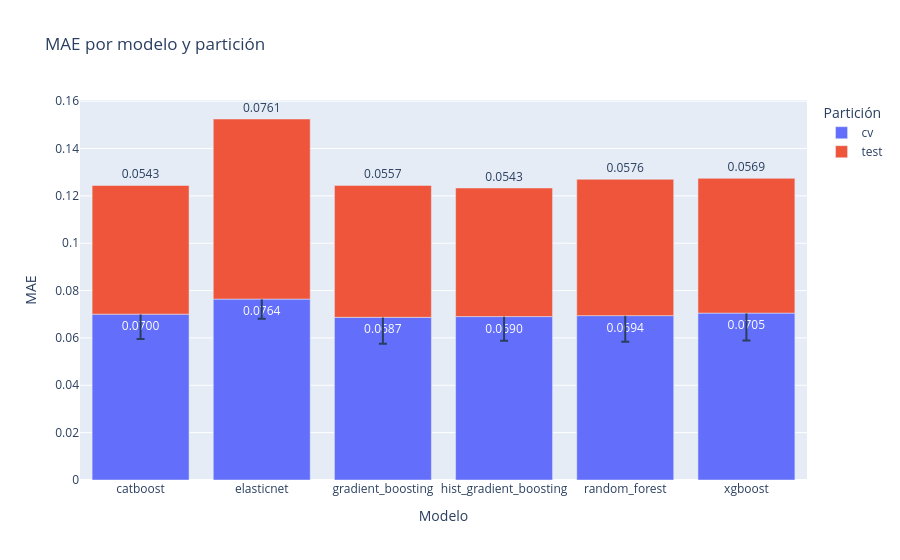
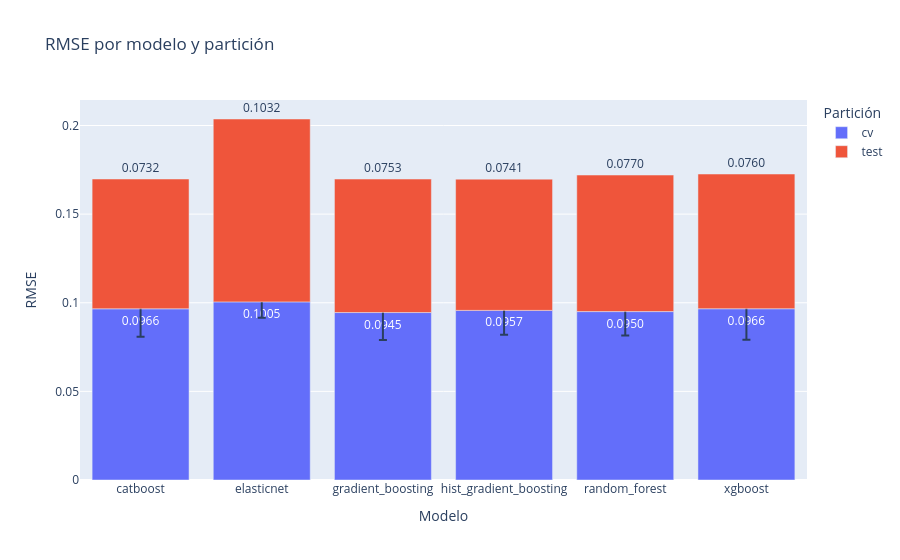
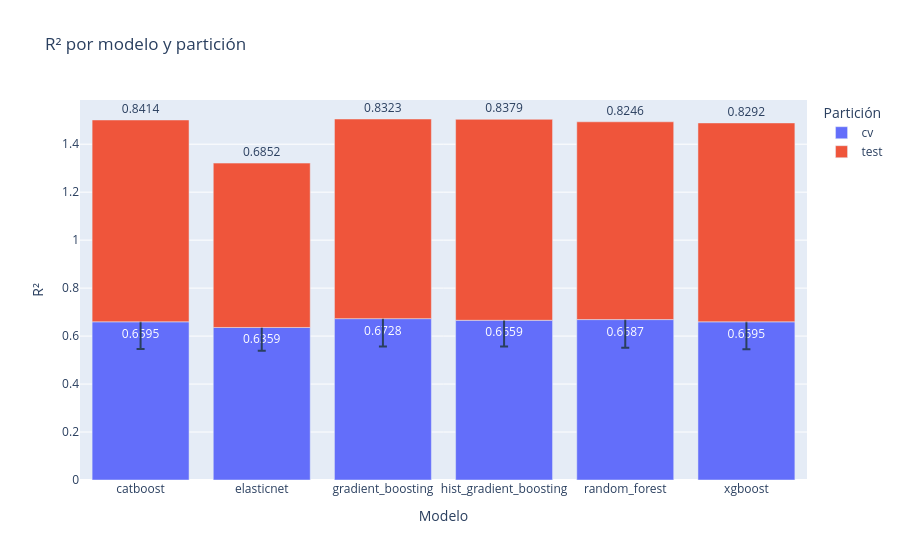

The notebook cell saved with these charts, in order:
### Markdown cell above
### 2. COMPARATIVA DE MÉTRICAS.
Gráficas para comparar MAE/RMSE/R² por modelo y partición.

### Code cell
summary_df = experiment_data["summary"].copy()
print(f"Experimento: {experiment_data['dir'].name}")

fig_mae = px.bar(
    summary_df,
    x="model",
    y="mae_mean",
    color="split",
    error_y="mae_std",
    title=f"MAE por modelo y partición",
    labels={"model": "Modelo", "split": "Partición", "mae_mean": "MAE"},
    text_auto=".4f"   
)
fig_mae.update_traces(textposition="outside", cliponaxis=False)
fig_mae.show()

fig_rmse = px.bar(
    summary_df,
    x="model",
    y="rmse_mean",
    color="split",
    error_y="rmse_std",
    title=f"RMSE por modelo y partición",
    labels={"model": "Modelo", "split": "Partición", "rmse_mean": "RMSE"},
    text_auto=".4f"
)
fig_rmse.update_traces(textposition="outside", cliponaxis=False)
fig_rmse.show()

fig_r2 = px.bar(
    summary_df,
    x="model",
    y="r2_mean",
    color="split",
    error_y="r2_std",
    title=f"R² por modelo y partición",
    labels={"model": "Modelo", "split": "Partición", "r2_mean": "R²"},
    text_auto=".4f"
)
fig_r2.update_traces(textposition="outside", cliponaxis=False)
fig_r2.show()

### Figure 1 — Plotly figure (JSON) as saved in the notebook; plotly's stock layout.template omitted (floating-point values rounded to 4 significant figures)
{"data": [{"cliponaxis": false, "error_y": {"array": [0.01048, 0.008294, 0.01112, 0.01024, 0.011, 0.01157]}, "hovertemplate": "Partición=cv<br>Modelo=%{x}<br>MAE=%{y}<extra></extra>", "legendgroup": "cv", "marker": {"color": "#636efa", "pattern": {"shape": ""}}, "name": "cv", "orientation": "v", "showlegend": true, "textposition": "outside", "texttemplate": "%{y:.4f}", "type": "bar", "x": ["catboost", "elasticnet", "gradient_boosting", "hist_gradient_boosting", "random_forest", "xgboost"], "xaxis": "x", "y": [0.07005, 0.0764, 0.0687, 0.06901, 0.06941, 0.07048], "yaxis": "y"}, {"cliponaxis": false, "error_y": {"array": [NaN, NaN, NaN, NaN, NaN, NaN]}, "hovertemplate": "Partición=test<br>Modelo=%{x}<br>MAE=%{y}<extra></extra>", "legendgroup": "test", "marker": {"color": "#EF553B", "pattern": {"shape": ""}}, "name": "test", "orientation": "v", "showlegend": true, "textposition": "outside", "texttemplate": "%{y:.4f}", "type": "bar", "x": ["catboost", "elasticnet", "gradient_boosting", "hist_gradient_boosting", "random_forest", "xgboost"], "xaxis": "x", "y": [0.05433, 0.07605, 0.05571, 0.05431, 0.05757, 0.05691], "yaxis": "y"}], "layout": {"barmode": "relative", "legend": {"title": {"text": "Partición"}, "tracegroupgap": 0}, "title": {"text": "MAE por modelo y partición"}, "xaxis": {"anchor": "y", "domain": [0, 1], "title": {"text": "Modelo"}}, "yaxis": {"anchor": "x", "domain": [0, 1], "title": {"text": "MAE"}}}}

### Figure 2 — Plotly figure (JSON) as saved in the notebook; plotly's stock layout.template omitted (floating-point values rounded to 4 significant figures)
{"data": [{"cliponaxis": false, "error_y": {"array": [0.01576, 0.008925, 0.01551, 0.01379, 0.01347, 0.01755]}, "hovertemplate": "Partición=cv<br>Modelo=%{x}<br>RMSE=%{y}<extra></extra>", "legendgroup": "cv", "marker": {"color": "#636efa", "pattern": {"shape": ""}}, "name": "cv", "orientation": "v", "showlegend": true, "textposition": "outside", "texttemplate": "%{y:.4f}", "type": "bar", "x": ["catboost", "elasticnet", "gradient_boosting", "hist_gradient_boosting", "random_forest", "xgboost"], "xaxis": "x", "y": [0.09658, 0.1005, 0.09447, 0.09569, 0.09502, 0.09662], "yaxis": "y"}, {"cliponaxis": false, "error_y": {"array": [NaN, NaN, NaN, NaN, NaN, NaN]}, "hovertemplate": "Partición=test<br>Modelo=%{x}<br>RMSE=%{y}<extra></extra>", "legendgroup": "test", "marker": {"color": "#EF553B", "pattern": {"shape": ""}}, "name": "test", "orientation": "v", "showlegend": true, "textposition": "outside", "texttemplate": "%{y:.4f}", "type": "bar", "x": ["catboost", "elasticnet", "gradient_boosting", "hist_gradient_boosting", "random_forest", "xgboost"], "xaxis": "x", "y": [0.07323, 0.1032, 0.07532, 0.07405, 0.07703, 0.07601], "yaxis": "y"}], "layout": {"barmode": "relative", "legend": {"title": {"text": "Partición"}, "tracegroupgap": 0}, "title": {"text": "RMSE por modelo y partición"}, "xaxis": {"anchor": "y", "domain": [0, 1], "title": {"text": "Modelo"}}, "yaxis": {"anchor": "x", "domain": [0, 1], "title": {"text": "RMSE"}}}}

### Figure 3 — Plotly figure (JSON) as saved in the notebook; plotly's stock layout.template omitted (floating-point values rounded to 4 significant figures)
{"data": [{"cliponaxis": false, "error_y": {"array": [0.1132, 0.09718, 0.1162, 0.1094, 0.1171, 0.1148]}, "hovertemplate": "Partición=cv<br>Modelo=%{x}<br>R²=%{y}<extra></extra>", "legendgroup": "cv", "marker": {"color": "#636efa", "pattern": {"shape": ""}}, "name": "cv", "orientation": "v", "showlegend": true, "textposition": "outside", "texttemplate": "%{y:.4f}", "type": "bar", "x": ["catboost", "elasticnet", "gradient_boosting", "hist_gradient_boosting", "random_forest", "xgboost"], "xaxis": "x", "y": [0.6595, 0.6359, 0.6728, 0.6659, 0.6687, 0.6595], "yaxis": "y"}, {"cliponaxis": false, "error_y": {"array": [NaN, NaN, NaN, NaN, NaN, NaN]}, "hovertemplate": "Partición=test<br>Modelo=%{x}<br>R²=%{y}<extra></extra>", "legendgroup": "test", "marker": {"color": "#EF553B", "pattern": {"shape": ""}}, "name": "test", "orientation": "v", "showlegend": true, "textposition": "outside", "texttemplate": "%{y:.4f}", "type": "bar", "x": ["catboost", "elasticnet", "gradient_boosting", "hist_gradient_boosting", "random_forest", "xgboost"], "xaxis": "x", "y": [0.8414, 0.6852, 0.8323, 0.8379, 0.8246, 0.8292], "yaxis": "y"}], "layout": {"barmode": "relative", "legend": {"title": {"text": "Partición"}, "tracegroupgap": 0}, "title": {"text": "R² por modelo y partición"}, "xaxis": {"anchor": "y", "domain": [0, 1], "title": {"text": "Modelo"}}, "yaxis": {"anchor": "x", "domain": [0, 1], "title": {"text": "R²"}}}}
